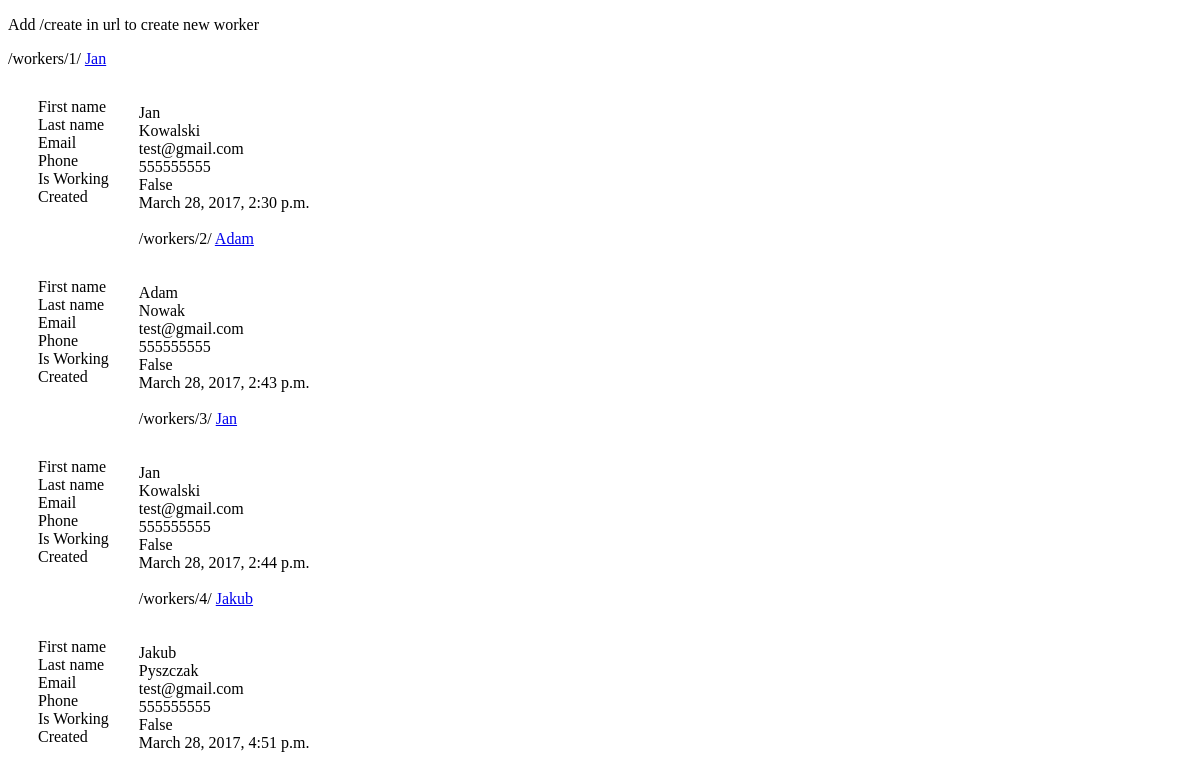
The app's page /workers/, older data.
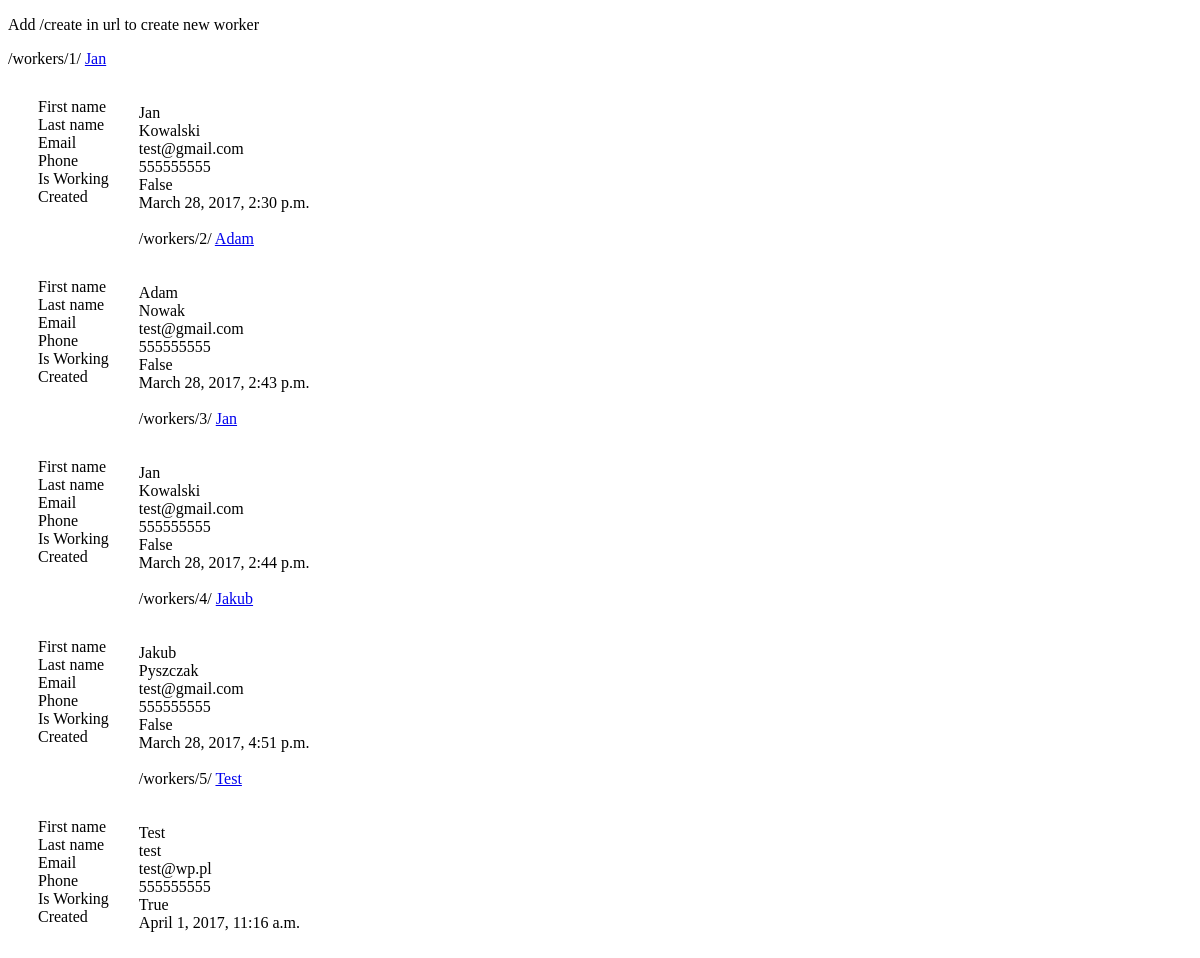
The same page, newer data.
### workers/models.py (models this page shows, shortened)
class Employee(models.Model):
    first_name = models.CharField(max_length=200)
    last_name = models.CharField(max_length=200)
    email = models.EmailField(default='test@gmail.com')
    phone = models.IntegerField(default=555555555)
    created = models.DateTimeField(auto_now_add=True)
    jobposition = models.ForeignKey(JobPosition, on_delete=models.CASCADE)
    is_working = models.BooleanField(default=False)
    def get_absolute_url(self):
        return reverse("workers:detail", kwargs={"id": self.id})

### workers/views.py (the view)
def emp_list(request):
    queryset = Employee.objects.all()
    context = {
        "object_list": queryset,
        "title": "My workers list",
    }
    return render(request, 'workers/index.html', context)

### workers/templates/workers/index.html
{% extends 'workers/header.html' %}
{% block content %}
    <p >Add /create in url to create new worker </p>
    {% for obj in object_list %}
        {% url 'workers:detail' id=obj.id %}
            <a href='{{ obj.get_absolute_url }}'>{{ obj.first_name }}</a><br/>
        <div style="float: left; padding: 30px;">
            First name<br/>
            Last name<br/>
            Email <br/>
            Phone<br/>
            Is Working<br/>
            Created<br/>
        </div>
        <div >
            <br/><br/>
            {{ obj.first_name }}<br/>
            {{ obj.last_name }}<br/>
            {{ obj.email }}<br/>
            {{ obj.phone }}<br/>
            {{ obj.is_working }}<br/>
            {{ obj.created }}<br/><br/>
        </div>
    {% endfor %}
{% endblock %}

Row changes from the older to the newer data that the page shows:
added Employee: id "/workers/5/", first_name "Test", last_name "test", email "test@wp.pl", phone "555555555", is_working "True", created "April 1, 2017, 11:16 a.m."
